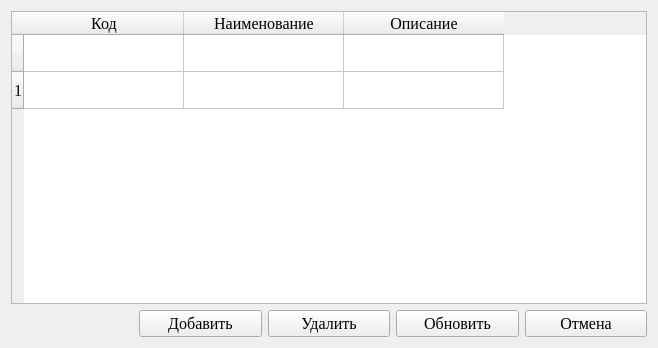
<?xml version="1.0" encoding="UTF-8"?>
<ui version="4.0">
 <class>StatusDocsDialog</class>
 <widget class="QWidget" name="StatusDocsDialog">
  <property name="geometry">
   <rect>
    <x>0</x>
    <y>0</y>
    <width>658</width>
    <height>348</height>
   </rect>
  </property>
  <property name="font">
   <font>
    <family>Times New Roman</family>
    <pointsize>12</pointsize>
   </font>
  </property>
  <property name="windowTitle">
   <string>Статус документа</string>
  </property>
  <property name="windowIcon">
   <iconset resource="../../../res.qrc">
    <normaloff>:/icons/icon.png</normaloff>:/icons/icon.png</iconset>
  </property>
  <layout class="QGridLayout" name="gridLayout">
   <item row="0" column="0" colspan="5">
    <widget class="QTableWidget" name="tableWidget">
     <property name="selectionMode">
      <enum>QAbstractItemView::SingleSelection</enum>
     </property>
     <property name="selectionBehavior">
      <enum>QAbstractItemView::SelectRows</enum>
     </property>
     <attribute name="horizontalHeaderMinimumSectionSize">
      <number>62</number>
     </attribute>
     <attribute name="horizontalHeaderDefaultSectionSize">
      <number>160</number>
     </attribute>
     <attribute name="horizontalHeaderShowSortIndicator" stdset="0">
      <bool>false</bool>
     </attribute>
     <attribute name="horizontalHeaderStretchLastSection">
      <bool>false</bool>
     </attribute>
     <attribute name="verticalHeaderMinimumSectionSize">
      <number>32</number>
     </attribute>
     <attribute name="verticalHeaderDefaultSectionSize">
      <number>37</number>
     </attribute>
     <attribute name="verticalHeaderStretchLastSection">
      <bool>false</bool>
     </attribute>
     <row>
      <property name="text">
       <string/>
      </property>
      <property name="font">
       <font>
        <family>Times New Roman</family>
        <pointsize>12</pointsize>
       </font>
      </property>
     </row>
     <row>
      <property name="text">
       <string>1</string>
      </property>
     </row>
     <column>
      <property name="text">
       <string>Код</string>
      </property>
      <property name="font">
       <font>
        <family>Times New Roman</family>
        <pointsize>12</pointsize>
       </font>
      </property>
     </column>
     <column>
      <property name="text">
       <string>Наименование</string>
      </property>
      <property name="font">
       <font>
        <family>Times New Roman</family>
        <pointsize>12</pointsize>
       </font>
      </property>
     </column>
     <column>
      <property name="text">
       <string>Описание</string>
      </property>
      <property name="font">
       <font>
        <family>Times New Roman</family>
        <pointsize>12</pointsize>
       </font>
      </property>
     </column>
     <item row="0" column="0">
      <property name="text">
       <string/>
      </property>
      <property name="font">
       <font>
        <family>Times New Roman</family>
        <pointsize>12</pointsize>
       </font>
      </property>
     </item>
    </widget>
   </item>
   <item row="1" column="2">
    <widget class="QPushButton" name="delButton">
     <property name="text">
      <string>Удалить</string>
     </property>
    </widget>
   </item>
   <item row="1" column="0">
    <widget class="QLabel" name="label">
     <property name="text">
      <string/>
     </property>
    </widget>
   </item>
   <item row="1" column="1">
    <widget class="QPushButton" name="addButton">
     <property name="text">
      <string>Добавить</string>
     </property>
    </widget>
   </item>
   <item row="1" column="4">
    <widget class="QPushButton" name="cancelButton">
     <property name="maximumSize">
      <size>
       <width>16777215</width>
       <height>16777215</height>
      </size>
     </property>
     <property name="text">
      <string>Отмена</string>
     </property>
    </widget>
   </item>
   <item row="1" column="3">
    <widget class="QPushButton" name="updateButton">
     <property name="text">
      <string>Обновить</string>
     </property>
    </widget>
   </item>
  </layout>
 </widget>
 <resources>
  <include location="../../../res.qrc"/>
 </resources>
 <connections/>
</ui>
